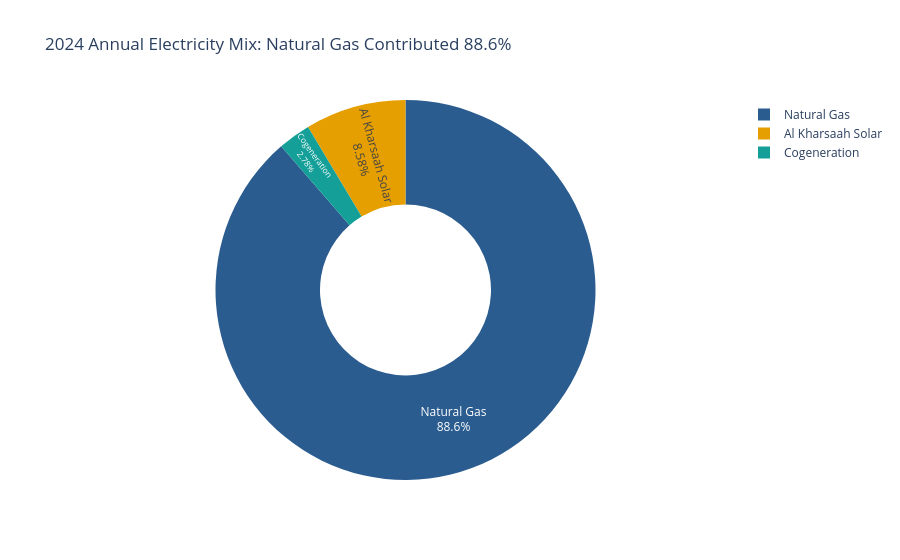

This figure's notebook cell:
### Markdown cell above
## 4. Alternative 2: Donut / Pie Chart (Single Snapshot Only)
- **What the chart shows:** Proportions of a whole at a single snapshot in time.
- **When to use instead:** Only with 2–4 parts and large differences.
- **Strict Guidelines from Lecture:**
  - Angle and area are read poorly by human vision; **label every slice with its percentage**.
  - **Never use 3D or exploded pies**, which distort area geometry.
  - **Never use two pies side by side to compare change** — use a stacked bar chart instead!

### Code cell
# Aggregate annual totals across 2024
annual_totals = df.groupby("energy_source", as_index=False)["generation_gwh"].sum()

# --- Plotly Express: Clean Donut Chart ---
fig_donut = px.pie(
    annual_totals, 
    values="generation_gwh", 
    names="energy_source",
    hole=0.45,  # Creates clean donut cutout
    color="energy_source",
    color_discrete_map={"Natural Gas": "#2B5C8F", "Al Kharsaah Solar": "#E69F00", "Cogeneration": "#14A098"},
    title="2024 Annual Electricity Mix: Natural Gas Contributed 88.6%"
)

# Show direct percentage and label on each slice
fig_donut.update_traces(textposition="inside", textinfo="percent+label")
fig_donut.show()

### Figure 1 — Plotly figure (JSON) as saved in the notebook; plotly's stock layout.template omitted (floating-point values rounded to 4 significant figures)
{"data": [{"customdata": [["Al Kharsaah Solar"], ["Cogeneration"], ["Natural Gas"]], "domain": {"x": [0, 1], "y": [0, 1]}, "hole": 0.45, "hovertemplate": "energy_source=%{customdata[0]}<br>generation_gwh=%{value}<extra></extra>", "labels": ["Al Kharsaah Solar", "Cogeneration", "Natural Gas"], "legendgroup": "", "marker": {"colors": ["#E69F00", "#14A098", "#2B5C8F"]}, "name": "", "showlegend": true, "textinfo": "percent+label", "textposition": "inside", "type": "pie", "values": [4630, 1500, 47850]}], "layout": {"legend": {"tracegroupgap": 0}, "title": {"text": "2024 Annual Electricity Mix: Natural Gas Contributed 88.6%"}}}
